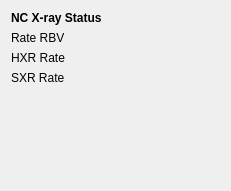
<?xml version="1.0" encoding="UTF-8"?>
<ui version="4.0">
 <class>Form</class>
 <widget class="QWidget" name="Form">
  <property name="geometry">
   <rect>
    <x>0</x>
    <y>0</y>
    <width>231</width>
    <height>191</height>
   </rect>
  </property>
  <property name="windowTitle">
   <string>Form</string>
  </property>
  <layout class="QVBoxLayout" name="verticalLayout">
   <item>
    <widget class="QLabel" name="sc_label">
     <property name="font">
      <font>
       <weight>75</weight>
       <bold>true</bold>
       <underline>false</underline>
      </font>
     </property>
     <property name="text">
      <string>NC X-ray Status</string>
     </property>
    </widget>
   </item>
   <item>
    <layout class="QGridLayout" name="sc_grid_layout">
     <item row="1" column="1">
      <widget class="PyDMLabel" name="hard_rate_rbv">
       <property name="toolTip">
        <string/>
       </property>
       <property name="alignment">
        <set>Qt::AlignCenter</set>
       </property>
      </widget>
     </item>
     <item row="2" column="0">
      <widget class="QLabel" name="soft_rate_label">
       <property name="text">
        <string>SXR Rate</string>
       </property>
      </widget>
     </item>
     <item row="0" column="1">
      <widget class="PyDMLabel" name="rate_rbv">
       <property name="toolTip">
        <string/>
       </property>
       <property name="alignment">
        <set>Qt::AlignCenter</set>
       </property>
      </widget>
     </item>
     <item row="1" column="0">
      <widget class="QLabel" name="hard_rate_label">
       <property name="text">
        <string>HXR Rate</string>
       </property>
      </widget>
     </item>
     <item row="2" column="1">
      <widget class="PyDMLabel" name="soft_rate_rbv">
       <property name="toolTip">
        <string/>
       </property>
       <property name="alignment">
        <set>Qt::AlignCenter</set>
       </property>
      </widget>
     </item>
     <item row="0" column="0">
      <widget class="QLabel" name="rate_rbv_label">
       <property name="text">
        <string>Rate RBV</string>
       </property>
      </widget>
     </item>
    </layout>
   </item>
   <item>
    <spacer name="verticalSpacer">
     <property name="orientation">
      <enum>Qt::Vertical</enum>
     </property>
     <property name="sizeHint" stdset="0">
      <size>
       <width>20</width>
       <height>40</height>
      </size>
     </property>
    </spacer>
   </item>
  </layout>
 </widget>
 <customwidgets>
  <customwidget>
   <class>PyDMLabel</class>
   <extends>QLabel</extends>
   <header>pydm.widgets.label</header>
  </customwidget>
 </customwidgets>
 <resources/>
 <connections/>
</ui>
